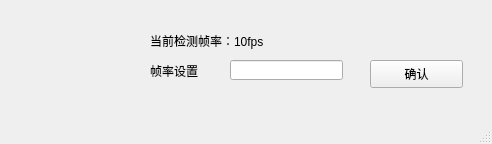
<?xml version="1.0" encoding="UTF-8"?>
<ui version="4.0">
 <class>MainWindow</class>
 <widget class="QMainWindow" name="MainWindow">
  <property name="geometry">
   <rect>
    <x>0</x>
    <y>0</y>
    <width>492</width>
    <height>144</height>
   </rect>
  </property>
  <property name="windowTitle">
   <string>MainWindow</string>
  </property>
  <widget class="QWidget" name="centralwidget">
   <widget class="QLabel" name="label">
    <property name="geometry">
     <rect>
      <x>150</x>
      <y>60</y>
      <width>111</width>
      <height>21</height>
     </rect>
    </property>
    <property name="text">
     <string>帧率设置</string>
    </property>
   </widget>
   <widget class="QLineEdit" name="lineEdit">
    <property name="geometry">
     <rect>
      <x>230</x>
      <y>60</y>
      <width>113</width>
      <height>20</height>
     </rect>
    </property>
   </widget>
   <widget class="QLabel" name="presentDetectFpsLabel">
    <property name="geometry">
     <rect>
      <x>150</x>
      <y>30</y>
      <width>141</width>
      <height>21</height>
     </rect>
    </property>
    <property name="text">
     <string>当前检测帧率：10fps</string>
    </property>
   </widget>
   <widget class="QPushButton" name="pushButton">
    <property name="geometry">
     <rect>
      <x>370</x>
      <y>60</y>
      <width>93</width>
      <height>28</height>
     </rect>
    </property>
    <property name="text">
     <string>确认</string>
    </property>
   </widget>
  </widget>
  <widget class="QMenuBar" name="menubar">
   <property name="geometry">
    <rect>
     <x>0</x>
     <y>0</y>
     <width>492</width>
     <height>26</height>
    </rect>
   </property>
  </widget>
  <widget class="QStatusBar" name="statusbar"/>
 </widget>
 <resources/>
 <connections/>
</ui>
